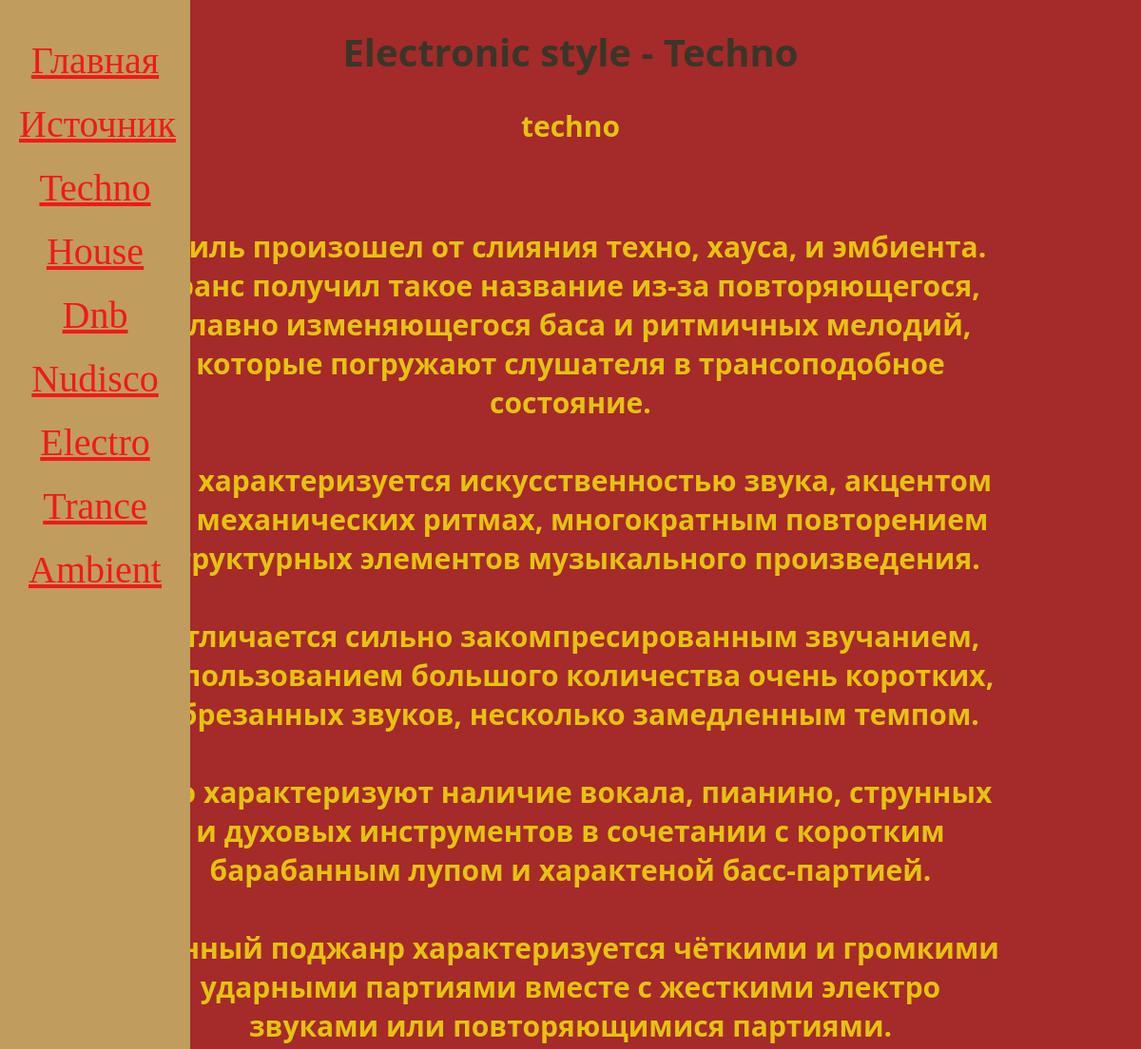
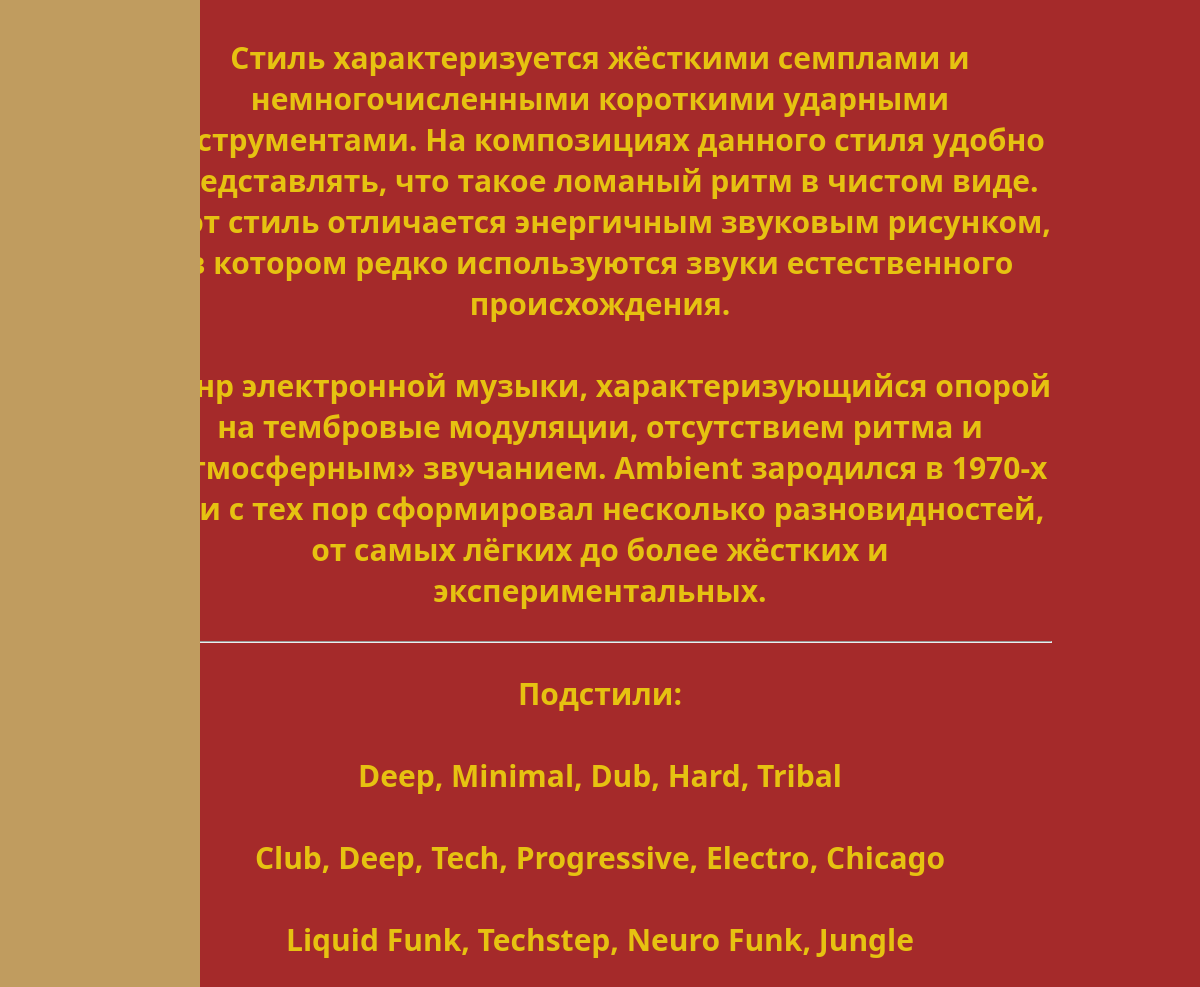
The page /techno/ on the database its author committed (2 pictures, top to bottom).
### home/models.py (models this page shows, shortened)
class Music(models.Model):
    TR='TR'
    TN='TN'
    HS='HS'
    EL='EL'
    AM='AM'
    DB='DB'
    ND='ND'
    STYLE_CHOICES=[
        (TR,'trance'),
        (TN,'techno'),
        (HS,'house'),
        (EL,'electro'),
        (AM,'ambient'),
        (DB,'dnb'),
        (ND,'nudisco')
    ]
    title=models.CharField(max_length=20)
    content=models.TextField(blank=True)
    audio=models.FileField(upload_to='media/')
    style=models.CharField(max_length=2,choices=STYLE_CHOICES, default=HS)

class SubMusic(models.Model):
    style=models.CharField(max_length=20, blank=True)
    sub_style=models.CharField(max_length=120)
    representative=models.TextField(blank=True)
    def __str__(self):
        return f'Подстили {self.style}: {self.sub_style}. Представители стиля: {self.representative}'

### home/views.py (the view)
# urls.py: path('<str:styles>/',views.get_styles, name='electronic-style'),
def get_styles(request, styles:str):
    musics=Music.objects.order_by('-title')
    sub_music=SubMusic.objects.order_by('-style')
    print(sub_music)
    description=style_dict.get(styles)
    styles_lst = list(style_dict)
    data={
        'description_style':description,
        'stl':styles,
        'styles_lst': styles_lst,
        'musics': musics,
        'sub_music': sub_music
    }
    return render(request,'prb/info.html',data)

### home/templates/prb/info.html (shortened to what this page needs)
{% extends 'base.html' %}
{% load static %}
{% block css_add %}
<link rel="stylesheet" href="{% static 'prb/css/info.css' %}">
{% endblock %}
{% block content %}
    {% include 'includes/navbar.html' %}
    {% if description_style is None %}
        <h2>Информация о таком стиле электронной музыки - {{stl|upper}} - отсутствует</h2>
    {% else %}
        <h1>Electronic style - {{stl|capfirst}}</h1>
        <h3>{{description_style}}</h3>
    {% endif %}
    <ul>
        {% for m in musics %}
            <li><h3>{{ m.content }}</h3></li>
        {% endfor %}
        <hr>
        <h3>Подстили: </h3>
        {% for s in sub_music %}
        <li><h3>{{s.sub_style}}</h3></li>
        {% endfor %}
    </ul>
{% endblock %}

### templates/base.html (shortened to what this page needs)
{% load static %}
<!DOCTYPE html>
<html lang="en">
<head>
    <link rel="stylesheet" href="{% static 'css/base.css' %}">
    {% block css_add %} {% endblock %}
</head>
<body>
    {% block content %} {% endblock %}
</body>
</html>

### home/templates/includes/navbar.html
{% load static %}
<nav>
    <link rel="stylesheet" href="{% static 'css/base.css' %}">
    <a href="{% url 'electronic-index' %}">Главная</a>
    <a href="https://mixupload.com/">Источник</a>
    {% for style_lst in styles_lst %}
    <a href="{% url 'electronic-style' style_lst %}">{{style_lst|title}}</a>
    {% endfor %}
</nav>

### static/css/base.css (style rules this page uses)
html { font-size:20px; background-color: brown; }
nav { text-align: center; color:bisque; font-size: 2rem; height: 100%; width: 200px; position: fixed; z-index: 1; top: 0; left: 0; background-color: rgb(192, 156, 95); overflow-x: hidden; padding-top: 20px; }
nav a { color:rgb(240, 26, 26); display: block; font-size: 2rem; margin: 20px; }

### home/static/prb/css/info.css (style rules this page uses)
h3 { color:rgb(230, 194, 17); text-align:center; font-family: 'Segoe UI', Tahoma, Geneva, Verdana, sans-serif; font-size: 30px; }
h1 { color:rgb(57, 54, 40); text-align:center; font-family: 'Segoe UI', Tahoma, Geneva, Verdana, sans-serif; font-size: 40px; }
ul { font-family: 'Segoe UI', Tahoma, Geneva, Verdana, sans-serif; font-size: 40px; color:rgb(57, 54, 40); text-align:right; padding: 5px 140px ; }

### rows shown on the page
Music: content "Cтиль произошел от слияния техно, хауса, и эмбиента. Транс получил такое название из-за повторяющегося, плавно изменяющегося баса и ритмичных мелодий, которые погружают слушателя в трансоподобное состояние."
Music: content "Он характеризуется искусственностью звука, акцентом на механических ритмах, многократным повторением структурных элементов музыкального произведения."
Music: content "Отличается сильно закомпресированным звучанием, использованием большого количества очень коротких, обрезанных звуков, несколько замедленным темпом."
Music: content "Его характеризуют наличие вокала, пианино, струнных и духовых инструментов в сочетании с коротким барабанным лупом и характеной басс-партией."
Music: content "Данный поджанр характеризуется чёткими и громкими ударными партиями вместе с жесткими электро звуками или повторяющимися партиями."
Music: content "Стиль характеризуется жёсткими семплами и немногочисленными короткими ударными инструментами. На композициях данного стиля удобно представлять, что такое ломаный ритм в чистом виде. Этот стиль отличается энергичным звуковым рисунком, в котором редко используются звуки естественного происхождения."
Music: content "Жанр электронной музыки, характеризующийся опорой на тембровые модуляции, отсутствием ритма и «атмосферным» звучанием. Ambient зародился в 1970-х гг. и с тех пор сформировал несколько разновидностей, от самых лёгких до более жёстких и экспериментальных."
SubMusic: sub_style "Deep, Minimal, Dub, Hard, Tribal"
SubMusic: sub_style "Club, Deep, Tech, Progressive, Electro, Chicago"
SubMusic: sub_style "Liquid Funk, Techstep, Neuro Funk, Jungle"

### other values the page prints
{{ style_lst|title }} "Techno" "House" "Dnb" "Nudisco" "Electro" "Trance" "Ambient"
{{ stl|capfirst }} "Techno"
{{ description_style }} "techno"
